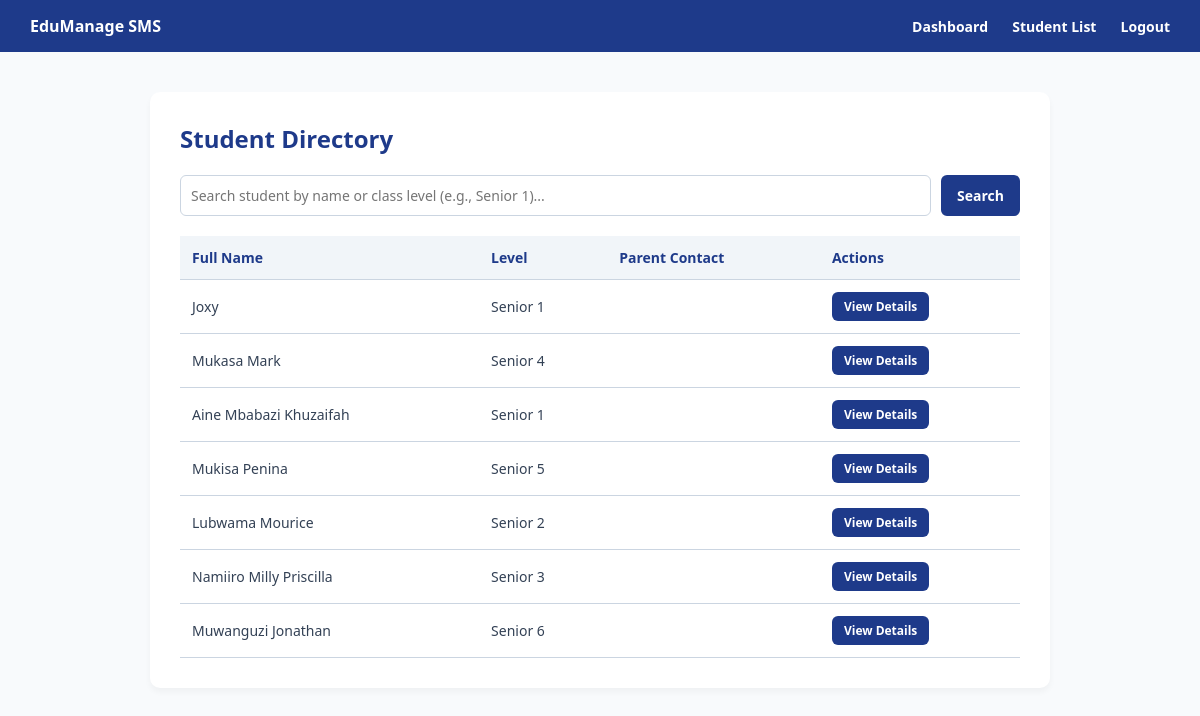
The app's page /students/ (signed in) with its own data.
### student_system/models.py (models this page shows, shortened)
class Student(models.Model):
    user = models.OneToOneField(User, on_delete=models.SET_NULL, null=True, blank=True)
    student_number = models.CharField(max_length=20, unique=True, blank=True, null=True, help_text="Auto-generated unique student ID")
    name = models.CharField(max_length=150)
    email = models.EmailField(unique=True, null=True, blank=True)
    level = models.CharField(max_length=50)  # e.g., Senior 1, Senior 2
    date_of_birth = models.DateField(null=True, blank=True)
    student_photo = models.ImageField(upload_to='student_photos/', null=True, blank=True)
    previous_school = models.CharField(max_length=200, null=True, blank=True, help_text="Required if joining Senior 2 or above")
    mother_name = models.CharField(max_length=150, null=True, blank=True)
    mother_phone = models.CharField(max_length=50, null=True, blank=True)
    father_name = models.CharField(max_length=150, null=True, blank=True)
    father_phone = models.CharField(max_length=50, null=True, blank=True)
    guardian_name = models.CharField(max_length=150, null=True, blank=True, help_text="Fill if parents are unavailable")
    guardian_relationship = models.CharField(max_length=50, null=True, blank=True, help_text="e.g., Uncle, Aunt, Grandparent")
    guardian_phone = models.CharField(max_length=50, null=True, blank=True)
    guardian_photo = models.ImageField(upload_to='guardian_photos/', null=True, blank=True)
    location = models.CharField(max_length=255, null=True, blank=True, help_text="Home address or residence location")
    date_registered = models.DateTimeField(auto_now_add=True)
    added_by = models.ForeignKey(User, on_delete=models.SET_NULL, null=True, blank=True, related_name='registered_students')
    is_active = models.BooleanField(default=True, help_text="Uncheck if student has left or withdrawn from school")
    withdrawal_date = models.DateField(null=True, blank=True)
    withdrawal_reason = models.TextField(null=True, blank=True)

### student_system/decorators.py (the view)
        def _wrapped_view(request, *args, **kwargs):
            if request.user.is_authenticated:
                if request.user.is_superuser:
                    return view_func(request, *args, **kwargs)
                if request.user.groups.filter(name__in=allowed_roles).exists():
                    return view_func(request, *args, **kwargs)
            raise PermissionDenied

### student_system/templates/student_system/student_list.html (shortened to what this page needs)
<!DOCTYPE html>
<html lang="en">
<head>
</head>
<body>
    <nav>
        <span><strong>EduManage SMS</strong></span>
        <div class="nav-links">
            <a href="{% url 'dashboard' %}">Dashboard</a>
            <a href="{% url 'student_list' %}">Student List</a>
            <a href="{% url 'logout' %}">Logout</a>
        </div>
    </nav>
    <div class="container">
        <h2>Student Directory</h2>
        <form method="get" class="search-form">
            <input type="text" name="q" value="{{ query }}" placeholder="Search student by name or class level (e.g., Senior 1)...">
            <button type="submit" class="btn">Search</button>
        </form>
        <table>
            <thead>
                <tr>
                    <th>Full Name</th>
                    <th>Level</th>
                    <th>Parent Contact</th>
                    <th>Actions</th>
                </tr>
            </thead>
            <tbody>
                {% for student in students %}
                <tr>
                    <td>{{ student.name }}</td>
                    <td>{{ student.level }}</td>
                    <td>{{ student.parent_contact }}</td>
                    <td><a href="{% url 'student_detail' student.id %}" class="btn" style="padding: 6px 12px; font-size: 12px;">View Details</a></td>
                </tr>
                {% empty %}
                <tr><td colspan="4" style="text-align: center; color: #64748B; padding: 20px;">No students found matching your criteria.</td></tr>
                {% endfor %}
            </tbody>
        </table>
    </div>
</body>
</html>

### student_system/templates/student_system/student_list.html (style rules this page uses)
:root { --primary: #1E3A8A; --bg: #F8FAFC; --text: #334155; }
* { box-sizing: border-box; margin: 0; padding: 0; font-family: 'Segoe UI', Tahoma, Geneva, Verdana, sans-serif; }
body { background-color: var(--bg); color: var(--text); }
nav { background-color: var(--primary); color: white; padding: 15px 30px; display: flex; justify-content: space-between; align-items: center; }
nav .nav-links a { color: white; text-decoration: none; margin-left: 20px; font-weight: 600; font-size: 14px; }
.container { max-width: 900px; margin: 40px auto; background: white; padding: 30px; border-radius: 10px; box-shadow: 0 4px 6px rgba(0,0,0,0.04); }
h2 { color: var(--primary); margin-bottom: 20px; }
.search-form { display: flex; gap: 10px; margin-bottom: 20px; }
.search-form input { flex: 1; padding: 10px; border: 1px solid #CBD5E1; border-radius: 6px; font-size: 14px; }
.btn { background-color: var(--primary); color: white; border: none; padding: 10px 16px; border-radius: 6px; cursor: pointer; font-weight: 600; font-size: 14px; text-decoration: none; display: inline-block; }
table { width: 100%; border-collapse: collapse; margin-top: 10px; }
th, td { padding: 12px; text-align: left; border-bottom: 1px solid #CBD5E1; font-size: 14px; }
th { background-color: #F1F5F9; color: var(--primary); }

### records on screen
Student: name "Joxy", level "Senior 1"
Student: name "Mukasa Mark", level "Senior 4"
Student: name "Aine Mbabazi Khuzaifah", level "Senior 1"
Student: name "Mukisa Penina", level "Senior 5"
Student: name "Lubwama Mourice", level "Senior 2"
Student: name "Namiiro Milly Priscilla", level "Senior 3"
Student: name "Muwanguzi Jonathan", level "Senior 6"
